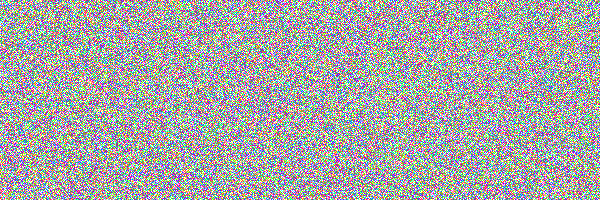
#> input picture ColorPatternDetection/color_pattern_files/200-600/board.png, 600 x 200 px, found by its file name
$ python pattern.py
#> lines starting #> are read from the running program, lines starting #| are printed output that depends on the picture
import numpy as np
import cv2

class Pattern:
    def __init__(self, path, patch_size):
#> called with patch_size = 3
        self.path = path
        self.pattern = cv2.imread(self.path)
#> self.pattern is the input picture: shape (200, 600, 3); mean B, G, R 166.9, 167, 167
        self.color = self.pattern # for visualization we save the BGR order convention in opencv
        self.pattern = np.flip(self.pattern, axis=2) # flipping to get the colors in RGB order
        self.pattern = self.convert_to_digits(self.pattern)
        self.patch_size = patch_size
        self.build_hash_table()


    def build_hash_table(self):
        '''
        Returns:
            Possible locations and alignments on the pattern board
            Hash code is distinctive if it leads to a single configuration of location & alignment
        '''
        self.hash_table = {}

        for x in range(self.pattern.shape[0] - self.patch_size):
            for y in range(self.pattern.shape[1] - self.patch_size):
                patch = self.pattern[x:x+self.patch_size, y:y+self.patch_size]
                center = (x + np.floor(self.patch_size/2), y + np.floor(self.patch_size/2))
                for r in range(4):
                    patch_rot = np.rot90(patch, k=r)
                    hash = self.hash_function(patch_rot)

                    if not hash in self.hash_table.keys():
                        self.hash_table[hash] = [(center, r)]
                    else:
                        self.hash_table[hash].append((center, r))

    def convert_to_digits(self, pattern):
        colors = np.unique(pattern.reshape(-1, 3), axis=0)
#> colors = [[50, 50, 255], [50, 255, 50], [50, 255, 255], [255, 50, 50], [255, 50, 255], [255, 255, 50], [255, 255, 255]]

        labels_image = np.zeros(pattern.shape[:2])

        idx = np.where(np.all((pattern - np.array([255, 50, 50])[None, None, :]) == 0, axis=2)) #red
#> idx = 17292 positions, rows 0 to 199, columns 0 to 599
        labels_image[idx[0], idx[1]] = 1

        idx = np.where(np.all((pattern - np.array([50, 255, 50])[None, None, :]) == 0, axis=2))  # green
#> idx = 17179 positions, rows 0 to 199, columns 0 to 599
        labels_image[idx[0], idx[1]] = 2

        idx = np.where(np.all((pattern - np.array([255, 255, 50])[None, None, :]) == 0, axis=2))  # yellow
#> idx = 17126 positions, rows 0 to 199, columns 0 to 599
        labels_image[idx[0], idx[1]] = 3

        idx = np.where(np.all((pattern - np.array([50, 50, 255])[None, None, :]) == 0, axis=2))  # blue
#> idx = 17131 positions, rows 0 to 199, columns 0 to 599
        labels_image[idx[0], idx[1]] = 4

        idx = np.where(np.all((pattern - np.array([255, 50, 255])[None, None, :]) == 0, axis=2))  # magenta
#> idx = 17079 positions, rows 0 to 199, columns 0 to 599
        labels_image[idx[0], idx[1]] = 5

        idx = np.where(np.all((pattern - np.array([50, 255, 255])[None, None, :]) == 0, axis=2))  # cyan
#> idx = 17185 positions, rows 0 to 199, columns 0 to 599
        labels_image[idx[0], idx[1]] = 6

        idx = np.where(np.all((pattern - np.array([255, 255, 255])[None, None, :]) == 0, axis=2))  # white
#> idx = 17008 positions, rows 0 to 199, columns 0 to 599
        labels_image[idx[0], idx[1]] = 7

        return labels_image

    def hash_function(self, patch):
        labels = patch.astype(int)
        strings = [str(integer) for integer in labels.reshape(-1)]
        a_string = "".join(strings)
        an_integer = int(a_string)
        hash = an_integer
        return hash

if __name__ == '__main__':
    path = '/mnt/home/oshrihalimi/capture/color_pattern_files/200-600/board.png'
    pattern = Pattern(path, 3)
#> in __init__, `self.pattern = self.convert_to_digits(self.pattern)`:
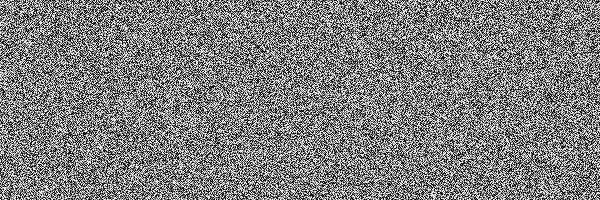
#> self.pattern: shape (200, 600) float64; min 1, max 7, mean 3.99; drawn with min black and max white
#> (the run stopped early here; a loop or call above may not have finished)
